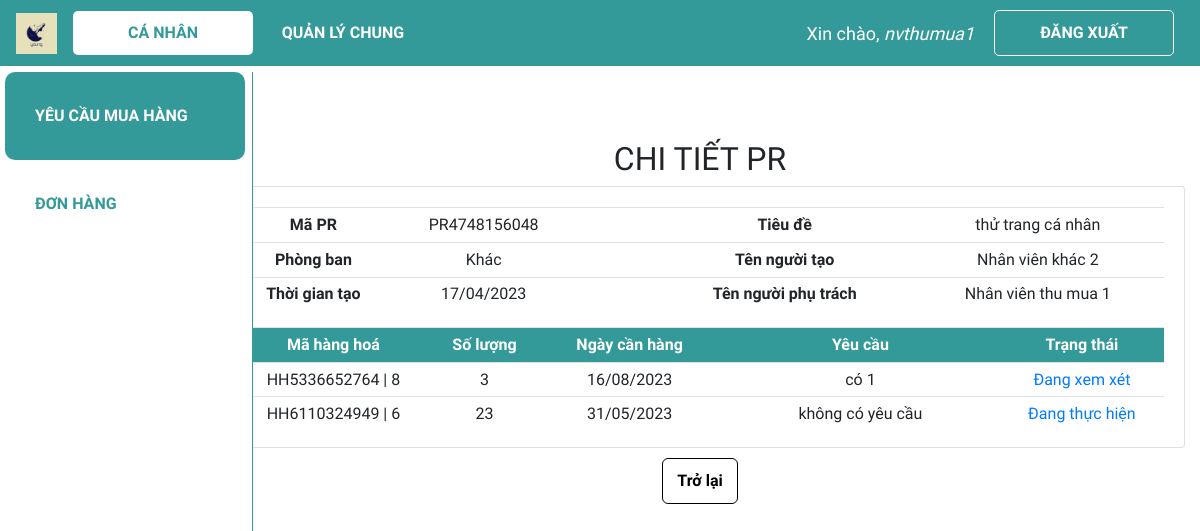
The page /ca_nhan/xem_pr/PR4748156048 (signed in) on the database as committed earlier.
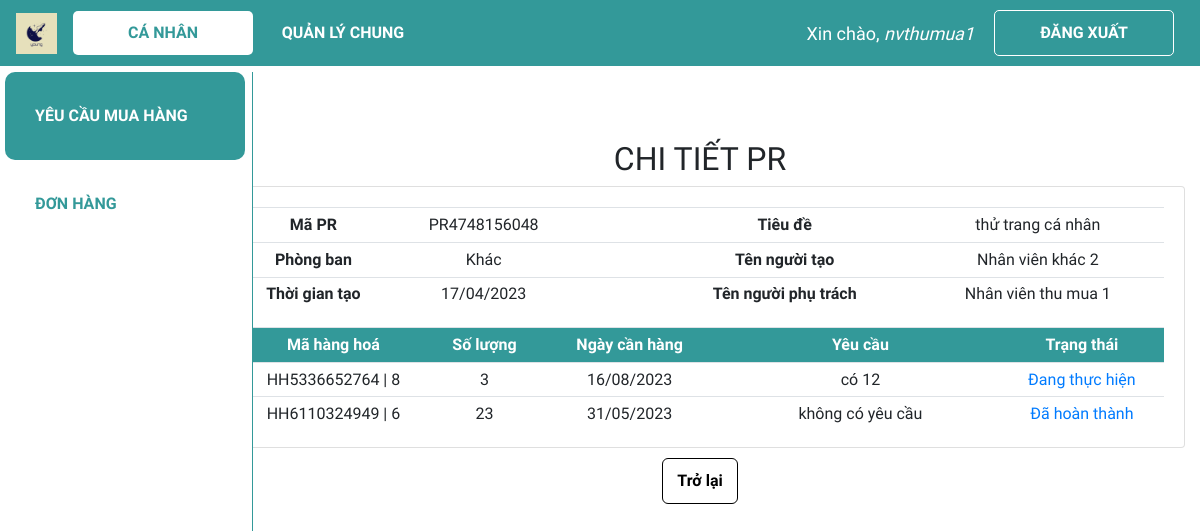
The same page on the database as committed later.
### web_core/models.py (models this page shows, shortened)
class PR_HH(models.Model):
    danh_muc_trang_thai = (
        ('Chờ phân công', 'Chờ phân công'),
        ('Đang thực hiện', 'Đang thực hiện'),
        ('Đã hoàn thành', 'Đã hoàn thành'),
    )
    ma_PR = models.ForeignKey(PR, on_delete = models.CASCADE, verbose_name = 'Mã PR', blank = True, null = True)
    ma_hang_hoa = models.ForeignKey(HANGHOA, on_delete=models.SET_NULL, verbose_name = 'Mã hàng hoá', null=True)
    so_luong = models.IntegerField('Số lượng', validators = [MinValueValidator(0)], default = 0)
    ngay_can_hang = models.DateField('Ngày cần hàng', editable = True, blank = True, null = True)
    ngay_cap_nhat = models.DateField('Ngày cập nhật', default = datetime.now)
    yeu_cau = models.CharField('Yêu cầu', max_length = 300, blank = True, null = True)
    trang_thai = models.CharField('Trạng thái PR', max_length = 100, choices=danh_muc_trang_thai, null=True)

class HANGHOA(models.Model):
    ma_HH = ShortUUIDField(
        verbose_name='Mã hàng hoá',
        length=10,
        max_length=12,
        prefix="HH",
        alphabet="0123456789",
        primary_key=True
    )
    ten_hang_hoa = models.CharField('Tên hàng hoá', max_length = 100, null=True)
    so_luong_ton = models.IntegerField('Số lượng tồn', validators = [MinValueValidator(0)], default = 0)
    def __str__(self):
        line = str(self.ma_HH) + ' | ' + self.ten_hang_hoa
        return line

### web_core/decorators.py (the view)
    def wrapper_function(request, *args, **kwargs):
        group = None
        if request.user.groups.exists():
            group = request.user.groups.all()[0].name
        if group == 'quanly':
            return redirect('quanli_dspr')
        else:
            print(group)
            return view_func(request, *args, **kwargs)

### web_core/templatetags/index.py (called while the page is built)
@register.filter
def first_group_name(user):
    groups = user.groups.all()
    if groups:
        return groups[0].name
    return ''

### web_core/views.py (called while the page is built)
@non_admin_only
@login_required(login_url='login')
def view_pr_canhan(request, ma_PR):
    if ma_PR is None:
        return redirect('/dspr_canhan')
    pr = PR.objects.get(ma_PR=ma_PR)
    pr_hhs = PR_HH.objects.filter(ma_PR = ma_PR)
    po = []
    for pr_hh in pr_hhs:
        ma_PO = PO.objects.filter(ma_PR = ma_PR, ma_hang_hoa = pr_hh.ma_hang_hoa).values('ma_PO')
        if not ma_PO:
            po.append(None)
        else:
            po.append(ma_PO[0]['ma_PO'])
    pr_hh_po = zip(pr_hhs, po)
    context = {'pr':pr, 'pr_hh_po':pr_hh_po}
    return render(request,'web_core/view_pr_canhan.html', context)

### web_core/templates/web_core/view_pr_canhan.html (shortened to what this page needs)
{% extends 'web_core/main.html' %}
{% block content %}
<h2 class="table-title" style>CHI TIẾT PR</h2>
<div class="card card-body">
    <table class="table table-sm pr-canhan">
        <tr>
            <th class="mid-content">Mã PR</th>
            <td class="mid-content">{{pr.ma_PR}}</td>
            <th class="small-content"></th>
            <th class="large-content">Tiêu đề</th>
            <td class="large-content">{{pr.ten_PR}}</td>
        </tr>
        <tr>
            <th class="mid-content">Phòng ban</th>
            <td class="mid-content">{{pr.ma_nhan_vien_tao.phong_ban}}</td>
            <th class="small-content"></th>
            <th class="mid-content">Tên người tạo</th>
            <td class="mid-content">{{pr.ma_nhan_vien_tao.ho_ten}}</td>
        </tr>
        <tr>
            <th class="mid-content">Thời gian tạo</th>
            <td class="mid-content">{{pr.ngay_tao|date:"d/m/Y"}}</td>
            <th class="small-content"></th>
            <th class="mid-content">Tên người phụ trách</th>
            <td class="mid-content">{{pr.ma_nhan_vien_phu_trach.ho_ten}}</td>
        </tr>
    </table>
    <table class="table table-sm pr_hh">
        <tr class="table-head">
            <th class="mid-content">Mã hàng hoá</th>
            <th class="small-content">Số lượng</th>
            <th class="mid-content">Ngày cần hàng</th>
            <th class="large-content">Yêu cầu</th>
            <th class="mid-content">Trạng thái</th>
        </tr>
        {% for line, ma_PO in pr_hh_po %}
        <tr>
            <td class="mid-content">{{line.ma_hang_hoa}}</td>
            <td class="small-content">{{line.so_luong}}</td>
            <td class="mid-content">{{line.ngay_can_hang|date:"d/m/Y"}}</td>
            <td class="large-content">{{line.yeu_cau}}</td>
            {% load index %}
            {% if request.user|first_group_name != 'thumua' %}
            <td class="mid-content">
                {% if line.trang_thai == 'Chờ phân công' %}
                <a  href="{% url 'canhan_sua_pr' pr.ma_PR line.ma_hang_hoa.ma_HH %}">
                    {{line.trang_thai}}
                </a>
                {% else %}
                <a  href="{% url 'canhan_xem_po' ma_PO %}">
                    {{line.trang_thai}}
                </a>
                {% endif %}
            </td>
            {% else %}
            <td class="mid-content">
                {% if line.trang_thai == 'Chờ phân công' %}
                <a  href="{% url 'canhan_them_po' pr.ma_PR line.ma_hang_hoa.ma_HH %}">
                    {{line.trang_thai}}
                </a>
                {% else %}
                <a  href="{% url 'canhan_xem_po' ma_PO %}">
                    {{line.trang_thai}}
                </a>
                {% endif %}
            </td>
            {% endif %}
        </tr>
        {% endfor %}
    </table>
</div>
<div class="form-btn">
    <a class='btn back-btn' href="{% url 'canhan_dspr' %}">Trở lại</a>
</div>
{% endblock %}

Rows that differ between the two databases and show on the page:
changed PR_HH "HH5336652764 | 8": yeu_cau "có 1" → "có 12"; trang_thai "Đang xem xét" → "Đang thực hiện"
changed PR_HH "không có yêu cầu": trang_thai "Đang thực hiện" → "Đã hoàn thành"
